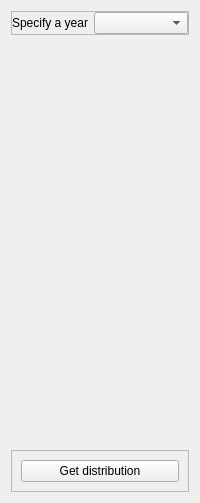
      <widget class="QWidget" name="Countries">
       <attribute name="title">
        <string>Nationality distribution</string>
       </attribute>
       <layout class="QVBoxLayout" name="verticalLayout_7">
        <item>
         <widget class="QFrame" name="frame_8">
          <property name="frameShape">
           <enum>QFrame::StyledPanel</enum>
          </property>
          <property name="frameShadow">
           <enum>QFrame::Raised</enum>
          </property>
          <layout class="QFormLayout" name="formLayout_6">
           <property name="leftMargin">
            <number>0</number>
           </property>
           <property name="topMargin">
            <number>0</number>
           </property>
           <property name="rightMargin">
            <number>0</number>
           </property>
           <property name="bottomMargin">
            <number>0</number>
           </property>
           <item row="0" column="0">
            <widget class="QLabel" name="label_17">
             <property name="text">
              <string>Specify a year</string>
             </property>
            </widget>
           </item>
           <item row="0" column="1">
            <widget class="QComboBox" name="u_countriesYear"/>
           </item>
          </layout>
         </widget>
        </item>
        <item>
         <spacer name="verticalSpacer_5">
          <property name="orientation">
           <enum>Qt::Vertical</enum>
          </property>
          <property name="sizeHint" stdset="0">
           <size>
            <width>20</width>
            <height>409</height>
           </size>
          </property>
         </spacer>
        </item>
        <item>
         <widget class="QFrame" name="frame_9">
          <property name="frameShape">
           <enum>QFrame::StyledPanel</enum>
          </property>
          <property name="frameShadow">
           <enum>QFrame::Raised</enum>
          </property>
          <layout class="QHBoxLayout" name="horizontalLayout_8">
           <item>
            <widget class="QPushButton" name="u_getDistribution">
             <property name="text">
              <string>Get distribution</string>
             </property>
            </widget>
           </item>
          </layout>
         </widget>
        </item>
       </layout>
      </widget>
